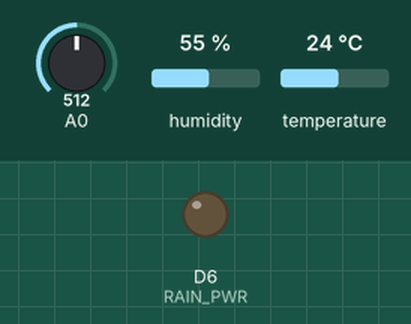
Simulated run of this sketch. Board: ESP8266 (NodeMCU). Shown: output pins drawn as LEDs (lit = HIGH). The inputs (shaded band) are chosen by the test bench; at power-on: A0 = 512, humidity 55 %, temperature 24 °C. WiFi joins after 1.5 s; servers stay silent unless stated; no MQTT or app messages arrive unless stated; what the sketch prints to the serial monitor is not drawn.

Above: at 10.7 s.
At 20.07 s:
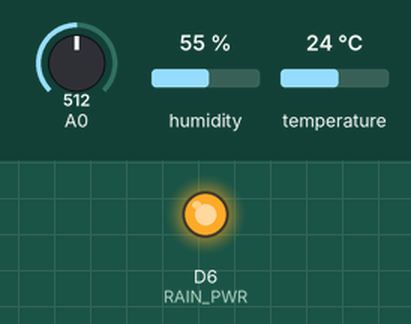
Timing chart, 0 to 27.5 s (numbered marks = the images above):
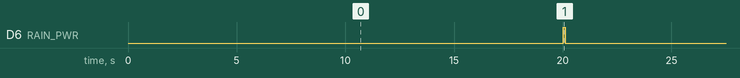

The sketch:

ws_src.ino
```cpp
#include <Arduino.h>
#include <ESP8266WiFi.h>
#include <PubSubClient.h>
#include <DHT.h>
// pin on board
#define DHTPIN D4
#define DHTTYPE DHT11
#define RAIN_PWR D6

//this is use to test this code when i don't have my hardware
const bool HAS_DHT11 = true;
//network and connection
const char* ssid = "Shironeko";
const char* pass = "06062006";
const char* mqtt_server = "172.20.10.5";
const char* topic = "weather/data";
//cal for rain sensor reading
const int DRY_VAL = 1024;
const int WET_VAL = 300;
//object ini
DHT dht(DHTPIN, DHTTYPE);
WiFiClient espClient;
PubSubClient mqtt(espClient);
unsigned long lastSend = 0;
//rain percentage from rain sensor, looping on/off to save battery, and mapping dry value to 0%, wet value to 100%
int readRainPct() {
  digitalWrite(RAIN_PWR, HIGH);
  delay(100);
  int raw = analogRead(A0);
  digitalWrite(RAIN_PWR, LOW);
  return constrain(map(raw, DRY_VAL, WET_VAL, 0, 100), 0, 100);
}
//verify connection, setting the board to station mode
void connectWifi() {
  Serial.print("Connecting to Wi-Fi");
  WiFi.mode(WIFI_STA);
  WiFi.begin(ssid, pass);
  while (WiFi.status() != WL_CONNECTED) { delay(500); Serial.print("."); }
  Serial.println("\nWiFi connected");
  Serial.print("Board IP:  ");
  Serial.println(WiFi.localIP());
  Serial.print("Broker IP: ");
  Serial.println(mqtt_server);

  //warn if the broker is on a different network than this board
  IPAddress broker;
  if (broker.fromString(mqtt_server)) {
    uint32_t mask = (uint32_t)WiFi.subnetMask();
    if (((uint32_t)WiFi.localIP() & mask) != ((uint32_t)broker & mask)) {
      Serial.println("WARNING: broker IP is on a different network than the board!");
    }
  }
}
//connect-reconnect to broker, looping code for connect to wifi first then run the rest
void connectMqtt() {
  while (!mqtt.connected()) {
    if (WiFi.status() != WL_CONNECTED) return;
    Serial.print("MQTT connecting to ");
    Serial.print(mqtt_server);
    Serial.print(":1883 ... ");
//show weather-node connected on logs to confirm that the board is connected to mqtt broker
    if (mqtt.connect("weather-node")) {
      Serial.println("connected");
    } else {
      Serial.print("failed, state=");
      Serial.print(mqtt.state());
//2s before retry connecting
      Serial.println("  (-2 = cannot reach broker: check IP and firewall)");
      delay(2000);
    }
  }
}

void setup() {
  Serial.begin(115200);
  pinMode(RAIN_PWR, OUTPUT);
  dht.begin();
  connectWifi();
  mqtt.setServer(mqtt_server, 1883);
  mqtt.setSocketTimeout(5);
}
// check dht11
void loop() {
  if (WiFi.status() != WL_CONNECTED) connectWifi();
  if (!mqtt.connected()) connectMqtt();
  mqtt.loop();
//read dht11 if i have hardware, but now i have it so this is for explanation =)
  if (mqtt.connected() && millis() - lastSend >= 20000) {
    lastSend = millis();
    float t = HAS_DHT11 ? dht.readTemperature() : 0;
    float h = HAS_DHT11 ? dht.readHumidity() : 0;
    int rain = readRainPct();

    if (HAS_DHT11 && (isnan(t) || isnan(h))) {
      Serial.println("DHT11 read failed, skipping this reading");
    } else {
//pack the data into json payload
      char payload[80];
      snprintf(payload, sizeof(payload),
               "{\"t\":%.1f,\"h\":%.0f,\"rain\":%d}", t, h, rain);
//push payload to mqtt
      bool ok = mqtt.publish(topic, payload);
//log
      Serial.print(payload);
      Serial.println(ok ? "  [sent]" : "  [publish FAILED]");
    }
  }
}
```

Measured:
- by itself, D6 (RAIN_PWR): alternates HIGH for 0.10 s and LOW for 19.9 s
